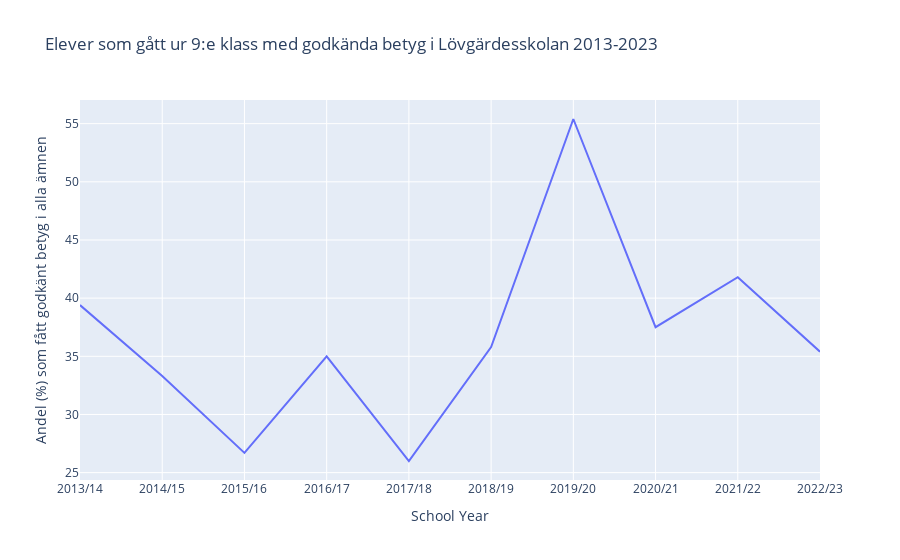

This figure's notebook cell:
### Markdown cell above
Vi vill se om elevernas bakgrund har något att göra med andelen elever som går klart 9:e klass med behörighet till yrkesprogram i Göteborgs Kommun.

### Code cell
import pandas as pd
import numpy as np
import matplotlib.pyplot as plt
import seaborn as sns
import plotly.express as px
import plotly.graph_objects as go

__file__ = 'df_grades_gothenburg_2013_to_2023.xlsx'
df = pd.read_excel(__file__, skiprows=6)

df_löv = df.iloc[440:441]

# Reshape the DataFrame to a long format
df_long = df_löv.melt(id_vars=["Skolenhet"], value_vars=['2013/14', '2014/15', '2015/16', '2016/17', '2017/18', '2018/19', '2019/20', '2020/21', '2021/22', '2022/23'],
                      var_name='School Year', value_name='Andel (%) som fått godkänt betyg i alla ämnen')

# Filter the DataFrame for Lövgärdesskolan 4-9 if it has multiple school data
df_long_löv = df_long[df_long['Skolenhet'].str.contains("Lövgärdesskolan 4-9")]

# Now, plot with the correct x and y
fig_1 = px.line(df_long_löv, x='School Year', y='Andel (%) som fått godkänt betyg i alla ämnen', title='Elever som gått ur 9:e klass med godkända betyg i Lövgärdesskolan 2013-2023')

fig_1.show()

### Figure 1 — Plotly figure (JSON) as saved in the notebook; plotly's stock layout.template omitted (floating-point values rounded to 4 significant figures)
{"data": [{"hovertemplate": "School Year=%{x}<br>Andel (%) som fått godkänt betyg i alla ämnen=%{y}<extra></extra>", "legendgroup": "", "line": {"color": "#636efa", "dash": "solid"}, "marker": {"symbol": "circle"}, "mode": "lines", "name": "", "orientation": "v", "showlegend": false, "type": "scatter", "x": ["2013/14", "2014/15", "2015/16", "2016/17", "2017/18", "2018/19", "2019/20", "2020/21", "2021/22", "2022/23"], "xaxis": "x", "y": [39.4, 33.3, 26.7, 35, 26, 35.8, 55.4, 37.5, 41.8, 35.4], "yaxis": "y"}], "layout": {"legend": {"tracegroupgap": 0}, "title": {"text": "Elever som gått ur 9:e klass med godkända betyg i Lövgärdesskolan 2013-2023"}, "xaxis": {"anchor": "y", "domain": [0, 1], "title": {"text": "School Year"}}, "yaxis": {"anchor": "x", "domain": [0, 1], "title": {"text": "Andel (%) som fått godkänt betyg i alla ämnen"}}}}
